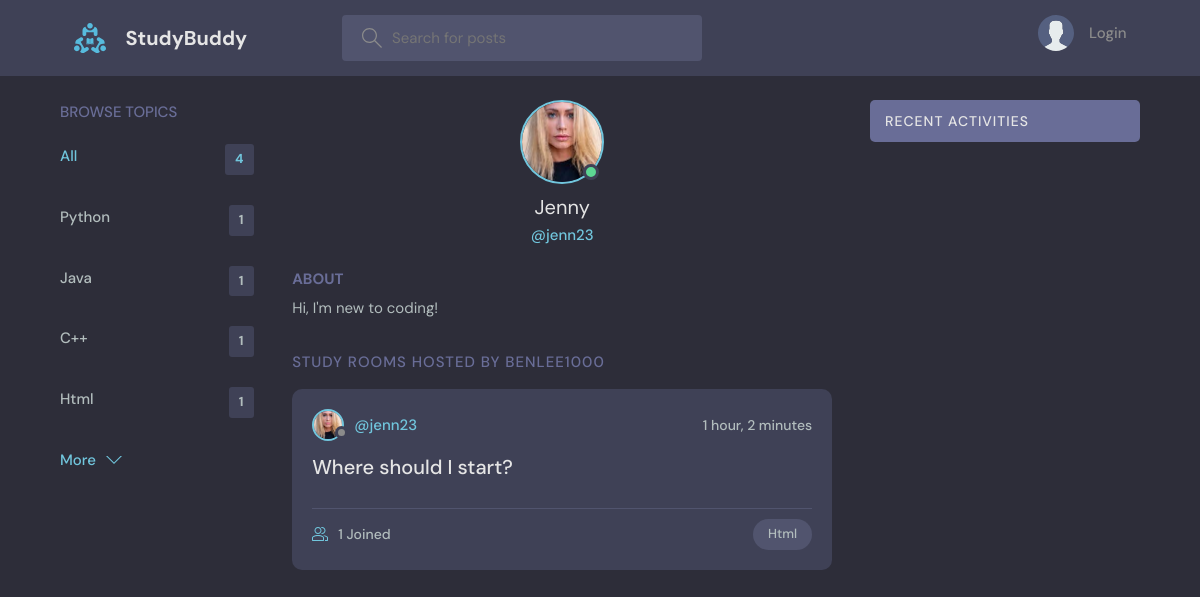
The page /profile/4/ on the database its author committed.
### base/models.py (models this page shows, shortened)
class Topic(models.Model):
    name = models.CharField(max_length=200)

class User(AbstractUser):
    name = models.CharField(max_length=200, null=True)
    email = models.EmailField(unique=True, null=True)
    bio = models.TextField(null=True)
    avatar = models.ImageField(null=True, default="avatar.svg")
    USERNAME_FIELD = 'email'
    REQUIRED_FIELDS = []

class Room(models.Model):
    host = models.ForeignKey(User, on_delete=models.SET_NULL, null=True)
    topic = models.ForeignKey(Topic, on_delete=models.SET_NULL, null=True)
    name = models.CharField(max_length=200)
    description = models.TextField(null=True, blank=True)
    participants = models.ManyToManyField(
        User, related_name='participants', blank=True)
    updated = models.DateTimeField(auto_now=True)
    created = models.DateTimeField(auto_now_add=True)
    class Meta:
        ordering = ['-updated', '-created']

### base/views.py (the view)
# urls.py: path('profile/<str:pk>/', views.userProfile, name="user-profile"),
def userProfile(request, pk):
    user = User.objects.get(id=pk)
    rooms = user.room_set.all()
    room_messages = user.message_set.all()
    topics = Topic.objects.all()
    context = {'user': user, 'rooms': rooms,
               'room_messages': room_messages, 'topics': topics}
    return render(request, 'base/profile.html', context)

### base/templates/base/profile.html (shortened to what this page needs)
{% extends 'main.html' %}
{% block content %}
<main class="profile-page layout layout--3">
    <div class="container">
      {% include 'base/topics_component.html' %}
      <div class="roomList">
        <div class="profile">
          <div class="profile__avatar">
            <div class="avatar avatar--large active">
              <img src="{{user.avatar.url}}" />
            </div>
          </div>
          <div class="profile__info">
            <h3>{{user.name}}</h3>
            <p>@{{user.username}}</p>
          </div>
          <div class="profile__about">
            <h3>About</h3>
            <p>
              {{user.bio}}
            </p>
          </div>
        </div>
        <div class="roomList__header">
          <div>
            <h2>Study Rooms Hosted by benlee1000</a>
            </h2>
          </div>
        </div>
        {% include 'base/feed_component.html'%}
      </div>
      {% include 'base/activity_component.html' %}
    </div>
  </main>
{% endblock content %}

### base/templates/base/topics_component.html
 <div class="topics">
      <div class="topics__header">
        <h2>Browse Topics</h2>
      </div>
      <ul class="topics__list">
        <li>
          <a href="{% url 'home' %}" class="active">All <span>{{topics.count}}</span></a>
        </li>
        {% for topic in topics %}
        <li>
          <a href="{% url 'home' %}?q={{topic.name}}">{{topic.name}}<span>{{topic.room_set.all.count}}</span></a>
        </li>
        {% endfor %}
      </ul>
      <a class="btn btn--link" href="{% url 'topics' %}">
        More
        <svg version="1.1" xmlns="http://www.w3.org/2000/svg" width="32" height="32" viewBox="0 0 32 32">
          <title>chevron-down</title>
          <path d="M16 21l-13-13h-3l16 16 16-16h-3l-13 13z"></path>
        </svg>
      </a>
    </div>

### base/templates/base/feed_component.html (shortened to what this page needs)
{% for room in rooms %}
<div class="roomListRoom">
        <div class="roomListRoom__header">
          <a href="{% url 'user-profile' room.host.id %}" class="roomListRoom__author">
            <div class="avatar avatar--small">
              <img src="{{room.host.avatar.url}}" />
            </div>
            <span>@{{room.host.username}}</span>
          </a>
          <div class="roomListRoom__actions">
            <span>{{room.created|timesince}}</span>
          </div>
        </div>
        <div class="roomListRoom__content">
          <a href="{% url 'room' room.id %}">{{room.name}}</a>
        </div>
        <div class="roomListRoom__meta">
          <a href="{% url 'room' room.id %}" class="roomListRoom__joined">
              {{room.participants.all.count}} Joined
          </a>
          <p class="roomListRoom__topic">{{room.topic.name}}</p>
        </div>
      </div>
{% endfor %}

### rows shown on the page
Topic: name "Python", room_set.all.count "1"
Topic: name "Java", room_set.all.count "1"
Topic: name "C++", room_set.all.count "1"
Topic: name "Html", room_set.all.count "1"
User: avatar (picture), name "Jenny", username "jenn23", bio "Hi, I'm new to coding!"
Room: host.avatar (picture), host.username "jenn23", created "1 hour, 2 minutes", name "Where should I start?", participants.all.count "1", topic.name "Html"

### other values the page prints
{{ topics.count }} "4"
